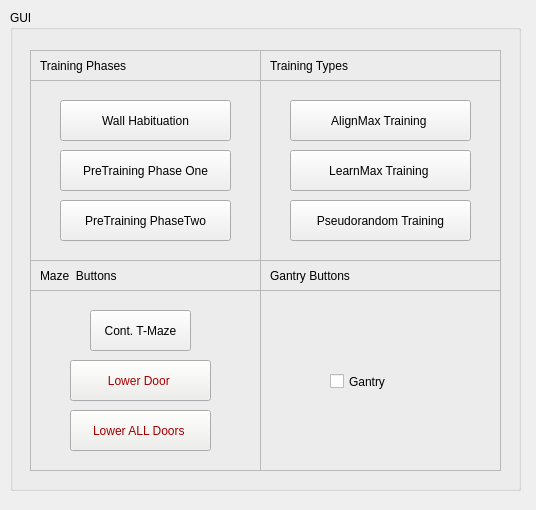
<?xml version="1.0" encoding="UTF-8"?>
<ui version="4.0">
 <class>Experiment_Controller</class>
 <widget class="QWidget" name="Experiment_Controller">
  <property name="geometry">
   <rect>
    <x>0</x>
    <y>0</y>
    <width>536</width>
    <height>510</height>
   </rect>
  </property>
  <property name="windowTitle">
   <string>Form</string>
  </property>
  <widget class="QGroupBox" name="groupBox">
   <property name="geometry">
    <rect>
     <x>10</x>
     <y>10</y>
     <width>511</width>
     <height>481</height>
    </rect>
   </property>
   <property name="title">
    <string>GUI</string>
   </property>
   <widget class="QFrame" name="frame_7">
    <property name="geometry">
     <rect>
      <x>20</x>
      <y>280</y>
      <width>231</width>
      <height>181</height>
     </rect>
    </property>
    <property name="frameShape">
     <enum>QFrame::StyledPanel</enum>
    </property>
    <property name="frameShadow">
     <enum>QFrame::Raised</enum>
    </property>
    <widget class="QPushButton" name="contTMazeBtn">
     <property name="geometry">
      <rect>
       <x>60</x>
       <y>20</y>
       <width>101</width>
       <height>41</height>
      </rect>
     </property>
     <property name="text">
      <string>Cont. T-Maze</string>
     </property>
    </widget>
    <widget class="QPushButton" name="lowerAllDoorsBtn">
     <property name="geometry">
      <rect>
       <x>40</x>
       <y>120</y>
       <width>141</width>
       <height>41</height>
      </rect>
     </property>
     <property name="palette">
      <palette>
       <active>
        <colorrole role="Button">
         <brush brushstyle="SolidPattern">
          <color alpha="255">
           <red>238</red>
           <green>238</green>
           <blue>236</blue>
          </color>
         </brush>
        </colorrole>
        <colorrole role="Text">
         <brush brushstyle="SolidPattern">
          <color alpha="255">
           <red>0</red>
           <green>0</green>
           <blue>0</blue>
          </color>
         </brush>
        </colorrole>
        <colorrole role="ButtonText">
         <brush brushstyle="SolidPattern">
          <color alpha="255">
           <red>164</red>
           <green>0</green>
           <blue>0</blue>
          </color>
         </brush>
        </colorrole>
        <colorrole role="Shadow">
         <brush brushstyle="SolidPattern">
          <color alpha="255">
           <red>239</red>
           <green>239</green>
           <blue>239</blue>
          </color>
         </brush>
        </colorrole>
        <colorrole role="PlaceholderText">
         <brush brushstyle="SolidPattern">
          <color alpha="128">
           <red>164</red>
           <green>0</green>
           <blue>0</blue>
          </color>
         </brush>
        </colorrole>
       </active>
       <inactive>
        <colorrole role="Button">
         <brush brushstyle="SolidPattern">
          <color alpha="255">
           <red>238</red>
           <green>238</green>
           <blue>236</blue>
          </color>
         </brush>
        </colorrole>
        <colorrole role="Text">
         <brush brushstyle="SolidPattern">
          <color alpha="255">
           <red>0</red>
           <green>0</green>
           <blue>0</blue>
          </color>
         </brush>
        </colorrole>
        <colorrole role="ButtonText">
         <brush brushstyle="SolidPattern">
          <color alpha="255">
           <red>164</red>
           <green>0</green>
           <blue>0</blue>
          </color>
         </brush>
        </colorrole>
        <colorrole role="Shadow">
         <brush brushstyle="SolidPattern">
          <color alpha="255">
           <red>239</red>
           <green>239</green>
           <blue>239</blue>
          </color>
         </brush>
        </colorrole>
        <colorrole role="PlaceholderText">
         <brush brushstyle="SolidPattern">
          <color alpha="128">
           <red>164</red>
           <green>0</green>
           <blue>0</blue>
          </color>
         </brush>
        </colorrole>
       </inactive>
       <disabled>
        <colorrole role="Button">
         <brush brushstyle="SolidPattern">
          <color alpha="255">
           <red>238</red>
           <green>238</green>
           <blue>236</blue>
          </color>
         </brush>
        </colorrole>
        <colorrole role="Text">
         <brush brushstyle="SolidPattern">
          <color alpha="255">
           <red>190</red>
           <green>190</green>
           <blue>190</blue>
          </color>
         </brush>
        </colorrole>
        <colorrole role="ButtonText">
         <brush brushstyle="SolidPattern">
          <color alpha="255">
           <red>190</red>
           <green>190</green>
           <blue>190</blue>
          </color>
         </brush>
        </colorrole>
        <colorrole role="Shadow">
         <brush brushstyle="SolidPattern">
          <color alpha="255">
           <red>239</red>
           <green>239</green>
           <blue>239</blue>
          </color>
         </brush>
        </colorrole>
        <colorrole role="PlaceholderText">
         <brush brushstyle="SolidPattern">
          <color alpha="128">
           <red>0</red>
           <green>0</green>
           <blue>0</blue>
          </color>
         </brush>
        </colorrole>
       </disabled>
      </palette>
     </property>
     <property name="autoFillBackground">
      <bool>false</bool>
     </property>
     <property name="styleSheet">
      <string notr="true"/>
     </property>
     <property name="text">
      <string>Lower ALL Doors </string>
     </property>
    </widget>
    <widget class="QPushButton" name="lowerDoorBtn">
     <property name="geometry">
      <rect>
       <x>40</x>
       <y>70</y>
       <width>141</width>
       <height>41</height>
      </rect>
     </property>
     <property name="palette">
      <palette>
       <active>
        <colorrole role="Button">
         <brush brushstyle="SolidPattern">
          <color alpha="255">
           <red>238</red>
           <green>238</green>
           <blue>236</blue>
          </color>
         </brush>
        </colorrole>
        <colorrole role="Text">
         <brush brushstyle="SolidPattern">
          <color alpha="255">
           <red>0</red>
           <green>0</green>
           <blue>0</blue>
          </color>
         </brush>
        </colorrole>
        <colorrole role="ButtonText">
         <brush brushstyle="SolidPattern">
          <color alpha="255">
           <red>164</red>
           <green>0</green>
           <blue>0</blue>
          </color>
         </brush>
        </colorrole>
        <colorrole role="Shadow">
         <brush brushstyle="SolidPattern">
          <color alpha="255">
           <red>239</red>
           <green>239</green>
           <blue>239</blue>
          </color>
         </brush>
        </colorrole>
        <colorrole role="PlaceholderText">
         <brush brushstyle="SolidPattern">
          <color alpha="128">
           <red>164</red>
           <green>0</green>
           <blue>0</blue>
          </color>
         </brush>
        </colorrole>
       </active>
       <inactive>
        <colorrole role="Button">
         <brush brushstyle="SolidPattern">
          <color alpha="255">
           <red>238</red>
           <green>238</green>
           <blue>236</blue>
          </color>
         </brush>
        </colorrole>
        <colorrole role="Text">
         <brush brushstyle="SolidPattern">
          <color alpha="255">
           <red>0</red>
           <green>0</green>
           <blue>0</blue>
          </color>
         </brush>
        </colorrole>
        <colorrole role="ButtonText">
         <brush brushstyle="SolidPattern">
          <color alpha="255">
           <red>164</red>
           <green>0</green>
           <blue>0</blue>
          </color>
         </brush>
        </colorrole>
        <colorrole role="Shadow">
         <brush brushstyle="SolidPattern">
          <color alpha="255">
           <red>239</red>
           <green>239</green>
           <blue>239</blue>
          </color>
         </brush>
        </colorrole>
        <colorrole role="PlaceholderText">
         <brush brushstyle="SolidPattern">
          <color alpha="128">
           <red>164</red>
           <green>0</green>
           <blue>0</blue>
          </color>
         </brush>
        </colorrole>
       </inactive>
       <disabled>
        <colorrole role="Button">
         <brush brushstyle="SolidPattern">
          <color alpha="255">
           <red>238</red>
           <green>238</green>
           <blue>236</blue>
          </color>
         </brush>
        </colorrole>
        <colorrole role="Text">
         <brush brushstyle="SolidPattern">
          <color alpha="255">
           <red>190</red>
           <green>190</green>
           <blue>190</blue>
          </color>
         </brush>
        </colorrole>
        <colorrole role="ButtonText">
         <brush brushstyle="SolidPattern">
          <color alpha="255">
           <red>190</red>
           <green>190</green>
           <blue>190</blue>
          </color>
         </brush>
        </colorrole>
        <colorrole role="Shadow">
         <brush brushstyle="SolidPattern">
          <color alpha="255">
           <red>239</red>
           <green>239</green>
           <blue>239</blue>
          </color>
         </brush>
        </colorrole>
        <colorrole role="PlaceholderText">
         <brush brushstyle="SolidPattern">
          <color alpha="128">
           <red>0</red>
           <green>0</green>
           <blue>0</blue>
          </color>
         </brush>
        </colorrole>
       </disabled>
      </palette>
     </property>
     <property name="autoFillBackground">
      <bool>false</bool>
     </property>
     <property name="styleSheet">
      <string notr="true"/>
     </property>
     <property name="text">
      <string>Lower Door </string>
     </property>
    </widget>
   </widget>
   <widget class="QFrame" name="frame_8">
    <property name="geometry">
     <rect>
      <x>20</x>
      <y>250</y>
      <width>231</width>
      <height>31</height>
     </rect>
    </property>
    <property name="frameShape">
     <enum>QFrame::StyledPanel</enum>
    </property>
    <property name="frameShadow">
     <enum>QFrame::Raised</enum>
    </property>
   </widget>
   <widget class="QFrame" name="frame_12">
    <property name="geometry">
     <rect>
      <x>20</x>
      <y>70</y>
      <width>231</width>
      <height>181</height>
     </rect>
    </property>
    <property name="frameShape">
     <enum>QFrame::StyledPanel</enum>
    </property>
    <property name="frameShadow">
     <enum>QFrame::Raised</enum>
    </property>
    <widget class="QPushButton" name="preTrainingPhaseOneBtn">
     <property name="geometry">
      <rect>
       <x>30</x>
       <y>70</y>
       <width>171</width>
       <height>41</height>
      </rect>
     </property>
     <property name="text">
      <string>PreTraining Phase One</string>
     </property>
    </widget>
    <widget class="QPushButton" name="preTrainingPhaseTwoBtn">
     <property name="geometry">
      <rect>
       <x>30</x>
       <y>120</y>
       <width>171</width>
       <height>41</height>
      </rect>
     </property>
     <property name="text">
      <string>PreTraining PhaseTwo</string>
     </property>
    </widget>
    <widget class="QPushButton" name="wallHabituationBtn">
     <property name="geometry">
      <rect>
       <x>30</x>
       <y>20</y>
       <width>171</width>
       <height>41</height>
      </rect>
     </property>
     <property name="text">
      <string>Wall Habituation</string>
     </property>
    </widget>
   </widget>
   <widget class="QFrame" name="frame_13">
    <property name="geometry">
     <rect>
      <x>20</x>
      <y>40</y>
      <width>231</width>
      <height>31</height>
     </rect>
    </property>
    <property name="frameShape">
     <enum>QFrame::StyledPanel</enum>
    </property>
    <property name="frameShadow">
     <enum>QFrame::Raised</enum>
    </property>
    <widget class="QLabel" name="label_8">
     <property name="geometry">
      <rect>
       <x>10</x>
       <y>0</y>
       <width>231</width>
       <height>31</height>
      </rect>
     </property>
     <property name="text">
      <string>Training Phases</string>
     </property>
    </widget>
   </widget>
   <widget class="QFrame" name="frame_14">
    <property name="geometry">
     <rect>
      <x>250</x>
      <y>70</y>
      <width>241</width>
      <height>181</height>
     </rect>
    </property>
    <property name="frameShape">
     <enum>QFrame::StyledPanel</enum>
    </property>
    <property name="frameShadow">
     <enum>QFrame::Raised</enum>
    </property>
    <widget class="QPushButton" name="learnMaxTrainingBtn">
     <property name="geometry">
      <rect>
       <x>30</x>
       <y>70</y>
       <width>181</width>
       <height>41</height>
      </rect>
     </property>
     <property name="text">
      <string>LearnMax Training </string>
     </property>
    </widget>
    <widget class="QPushButton" name="alignMaxTrainingBtn">
     <property name="geometry">
      <rect>
       <x>30</x>
       <y>20</y>
       <width>181</width>
       <height>41</height>
      </rect>
     </property>
     <property name="text">
      <string>AlignMax Training </string>
     </property>
    </widget>
    <widget class="QPushButton" name="pseudorandomTrainingBtn">
     <property name="geometry">
      <rect>
       <x>30</x>
       <y>120</y>
       <width>181</width>
       <height>41</height>
      </rect>
     </property>
     <property name="text">
      <string>Pseudorandom Training</string>
     </property>
    </widget>
   </widget>
   <widget class="QLabel" name="label_9">
    <property name="geometry">
     <rect>
      <x>260</x>
      <y>40</y>
      <width>231</width>
      <height>31</height>
     </rect>
    </property>
    <property name="text">
     <string>Training Types</string>
    </property>
   </widget>
   <widget class="QFrame" name="frame_9">
    <property name="geometry">
     <rect>
      <x>250</x>
      <y>40</y>
      <width>241</width>
      <height>31</height>
     </rect>
    </property>
    <property name="frameShape">
     <enum>QFrame::StyledPanel</enum>
    </property>
    <property name="frameShadow">
     <enum>QFrame::Raised</enum>
    </property>
   </widget>
   <widget class="QFrame" name="frame_10">
    <property name="geometry">
     <rect>
      <x>250</x>
      <y>280</y>
      <width>241</width>
      <height>181</height>
     </rect>
    </property>
    <property name="frameShape">
     <enum>QFrame::StyledPanel</enum>
    </property>
    <property name="frameShadow">
     <enum>QFrame::Raised</enum>
    </property>
    <widget class="QCheckBox" name="gantryCheckBtn">
     <property name="geometry">
      <rect>
       <x>70</x>
       <y>80</y>
       <width>92</width>
       <height>23</height>
      </rect>
     </property>
     <property name="text">
      <string>Gantry</string>
     </property>
     <property name="checked">
      <bool>false</bool>
     </property>
    </widget>
   </widget>
   <widget class="QLabel" name="label_6">
    <property name="geometry">
     <rect>
      <x>30</x>
      <y>250</y>
      <width>231</width>
      <height>31</height>
     </rect>
    </property>
    <property name="text">
     <string>Maze  Buttons</string>
    </property>
   </widget>
   <widget class="QFrame" name="frame_11">
    <property name="geometry">
     <rect>
      <x>250</x>
      <y>250</y>
      <width>241</width>
      <height>31</height>
     </rect>
    </property>
    <property name="frameShape">
     <enum>QFrame::StyledPanel</enum>
    </property>
    <property name="frameShadow">
     <enum>QFrame::Raised</enum>
    </property>
    <widget class="QLabel" name="label_7">
     <property name="geometry">
      <rect>
       <x>170</x>
       <y>20</y>
       <width>231</width>
       <height>31</height>
      </rect>
     </property>
     <property name="text">
      <string>Maze  Buttons</string>
     </property>
    </widget>
    <widget class="QLabel" name="label_10">
     <property name="geometry">
      <rect>
       <x>10</x>
       <y>0</y>
       <width>231</width>
       <height>31</height>
      </rect>
     </property>
     <property name="text">
      <string>Gantry Buttons</string>
     </property>
    </widget>
   </widget>
  </widget>
 </widget>
 <resources/>
 <connections/>
</ui>
